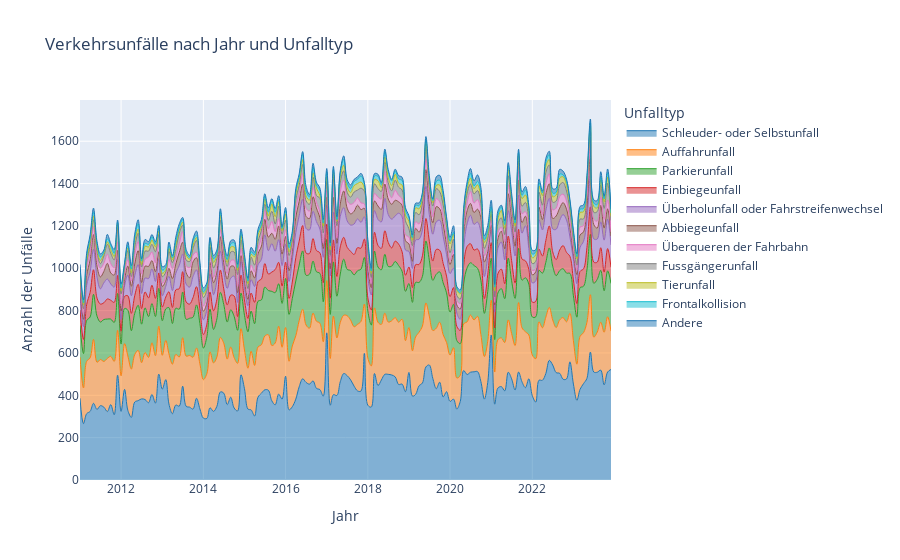

Write notebook code for a chart like this one.
### Code cell
import pandas as pd
import plotly.express as px

# Daten laden
df = pd.read_csv('Data/DatenVerkehrsunfälle.csv', sep=',', encoding='utf-8')

# Kombiniere Jahr und Monat in ein Datum
df['AccidentYearMonth'] = pd.to_datetime(
    df['AccidentYear'].astype(str) + '-' + df['AccidentMonth'].astype(str) + '-01'
)

# Daten gruppieren und nach Jahr/Monat und Unfalltyp zählen
df_grouped = df.groupby([df['AccidentYearMonth'], 'AccidentType_de']).size().reset_index(name='Unfälle')

# Gesamtzahl der Unfälle für jeden Unfalltyp berechnen
total_accidents = df.groupby('AccidentType_de').size().reset_index(name='GesamtUnfälle')

# Verbinde die Gesamtunfallzahlen mit den gruppierten Daten
df_grouped = df_grouped.merge(total_accidents, on='AccidentType_de', how='left')

# Daten sortieren: nach Jahr und Monat und danach nach der Häufigkeit der Unfalltypen
df_grouped = df_grouped.sort_values(by=['AccidentYearMonth', 'Unfälle'], ascending=[True, False])

# Unfalltypen nach Häufigkeit sortieren
sorted_columns = df_grouped.groupby('AccidentType_de')['Unfälle'].sum().sort_values(ascending=False).index
df_grouped['AccidentType_de'] = pd.Categorical(df_grouped['AccidentType_de'], categories=sorted_columns, ordered=True)

# Benutzerdefinierte Farbpalette
custom_colors = [
    "#1f77b4",  # Blau
    "#ff7f0e",  # Orange
    "#2ca02c",  # Grün
    "#d62728",  # Rot
    "#9467bd",  # Lila
    "#8c564b",  # Braun
    "#e377c2",  # Pink
    "#7f7f7f",  # Grau
    "#bcbd22",  # Gelb
    "#17becf",  # Türkis
]

# Diagramm mit Plotly erstellen und benutzerdefinierte Farben verwenden
fig = px.area(df_grouped, 
              x='AccidentYearMonth', 
              y='Unfälle', 
              color='AccidentType_de', 
              title='Verkehrsunfälle nach Jahr und Unfalltyp',
              labels={'AccidentYearMonth': 'Jahr', 'Unfälle': 'Anzahl der Unfälle'},
              hover_data={'AccidentYearMonth': True, 'AccidentType_de': True, 'Unfälle': True, 'GesamtUnfälle': True},  # Tooltips mit Gesamtunfällen
              color_discrete_sequence=custom_colors)  # Benutzte Farbpalette

# Linien und Ecken anpassen (abgerundete Ecken für die Flächen)
fig.update_traces(
    line=dict(width=1, dash='solid'),  # Dünnere Linien
    opacity=0.6,  # Transparenz der Flächen
    line_shape='spline'  # Für abgerundete Kanten
)

# Dynamische Tooltip-Hintergrundfarbe basierend auf dem Unfalltyp
fig.update_traces(
    hoverlabel=dict(
        bgcolor=custom_colors[0],  # Hintergrundfarbe basierend auf der ersten Farbe
        font_size=12,
        font_family="Arial",
        font_color="black",
        bordercolor="black"
    )
)

# Tooltip-Design anpassen
fig.update_layout(
    hoverlabel=dict(
        bgcolor="rgba(255, 255, 255, 0.8)",  # Heller Hintergrund
        font_size=12,
        font_family="Arial",
        align="auto",  # 'center' ersetzt durch 'auto'
        bordercolor="black",  # Schwarz für den Rand
        font_color="black"
    ),
    xaxis_title='Jahr',
    yaxis_title='Anzahl der Unfälle',
    legend_title='Unfalltyp',
    template='plotly',
)

# Anzeige des Diagramms
fig.show()

### Figure 1 — Plotly figure (JSON) as saved in the notebook; plotly's stock layout.template omitted (floating-point values rounded to 4 significant figures; data arrays with more than 128 entries replaced by an {"elided": "..."} marker saying what was removed)
{"data": [{"customdata": {"elided": "156x2 mixed values"}, "fillpattern": {"shape": ""}, "hoverlabel": {"bgcolor": "#1f77b4", "bordercolor": "black", "font": {"color": "black", "family": "Arial", "size": 12}}, "hovertemplate": "AccidentType_de=%{customdata[0]}<br>Jahr=%{x}<br>Anzahl der Unfälle=%{y}<br>GesamtUnfälle=%{customdata[1]}<extra></extra>", "legendgroup": "Schleuder- oder Selbstunfall", "line": {"color": "#1f77b4", "dash": "solid", "shape": "spline", "width": 1}, "marker": {"symbol": "circle"}, "mode": "lines", "name": "Schleuder- oder Selbstunfall", "opacity": 0.6, "orientation": "v", "showlegend": true, "stackgroup": "1", "type": "scatter", "x": {"elided": "156 str values"}, "xaxis": "x", "y": {"elided": "156 int values"}, "yaxis": "y"}, {"customdata": {"elided": "156x2 mixed values"}, "fillpattern": {"shape": ""}, "hoverlabel": {"bgcolor": "#1f77b4", "bordercolor": "black", "font": {"color": "black", "family": "Arial", "size": 12}}, "hovertemplate": "AccidentType_de=%{customdata[0]}<br>Jahr=%{x}<br>Anzahl der Unfälle=%{y}<br>GesamtUnfälle=%{customdata[1]}<extra></extra>", "legendgroup": "Auffahrunfall", "line": {"color": "#ff7f0e", "dash": "solid", "shape": "spline", "width": 1}, "marker": {"symbol": "circle"}, "mode": "lines", "name": "Auffahrunfall", "opacity": 0.6, "orientation": "v", "showlegend": true, "stackgroup": "1", "type": "scatter", "x": {"elided": "156 str values"}, "xaxis": "x", "y": {"elided": "156 int values"}, "yaxis": "y"}, {"customdata": {"elided": "156x2 mixed values"}, "fillpattern": {"shape": ""}, "hoverlabel": {"bgcolor": "#1f77b4", "bordercolor": "black", "font": {"color": "black", "family": "Arial", "size": 12}}, "hovertemplate": "AccidentType_de=%{customdata[0]}<br>Jahr=%{x}<br>Anzahl der Unfälle=%{y}<br>GesamtUnfälle=%{customdata[1]}<extra></extra>", "legendgroup": "Parkierunfall", "line": {"color": "#2ca02c", "dash": "solid", "shape": "spline", "width": 1}, "marker": {"symbol": "circle"}, "mode": "lines", "name": "Parkierunfall", "opacity": 0.6, "orientation": "v", "showlegend": true, "stackgroup": "1", "type": "scatter", "x": {"elided": "156 str values"}, "xaxis": "x", "y": {"elided": "156 int values"}, "yaxis": "y"}, {"customdata": {"elided": "156x2 mixed values"}, "fillpattern": {"shape": ""}, "hoverlabel": {"bgcolor": "#1f77b4", "bordercolor": "black", "font": {"color": "black", "family": "Arial", "size": 12}}, "hovertemplate": "AccidentType_de=%{customdata[0]}<br>Jahr=%{x}<br>Anzahl der Unfälle=%{y}<br>GesamtUnfälle=%{customdata[1]}<extra></extra>", "legendgroup": "Einbiegeunfall", "line": {"color": "#d62728", "dash": "solid", "shape": "spline", "width": 1}, "marker": {"symbol": "circle"}, "mode": "lines", "name": "Einbiegeunfall", "opacity": 0.6, "orientation": "v", "showlegend": true, "stackgroup": "1", "type": "scatter", "x": {"elided": "156 str values"}, "xaxis": "x", "y": {"elided": "156 int values"}, "yaxis": "y"}, {"customdata": {"elided": "156x2 mixed values"}, "fillpattern": {"shape": ""}, "hoverlabel": {"bgcolor": "#1f77b4", "bordercolor": "black", "font": {"color": "black", "family": "Arial", "size": 12}}, "hovertemplate": "AccidentType_de=%{customdata[0]}<br>Jahr=%{x}<br>Anzahl der Unfälle=%{y}<br>GesamtUnfälle=%{customdata[1]}<extra></extra>", "legendgroup": "Überholunfall oder Fahrstreifenwechsel", "line": {"color": "#9467bd", "dash": "solid", "shape": "spline", "width": 1}, "marker": {"symbol": "circle"}, "mode": "lines", "name": "Überholunfall oder Fahrstreifenwechsel", "opacity": 0.6, "orientation": "v", "showlegend": true, "stackgroup": "1", "type": "scatter", "x": {"elided": "156 str values"}, "xaxis": "x", "y": {"elided": "156 int values"}, "yaxis": "y"}, {"customdata": {"elided": "156x2 mixed values"}, "fillpattern": {"shape": ""}, "hoverlabel": {"bgcolor": "#1f77b4", "bordercolor": "black", "font": {"color": "black", "family": "Arial", "size": 12}}, "hovertemplate": "AccidentType_de=%{customdata[0]}<br>Jahr=%{x}<br>Anzahl der Unfälle=%{y}<br>GesamtUnfälle=%{customdata[1]}<extra></extra>", "legendgroup": "Abbiegeunfall", "line": {"color": "#8c564b", "dash": "solid", "shape": "spline", "width": 1}, "marker": {"symbol": "circle"}, "mode": "lines", "name": "Abbiegeunfall", "opacity": 0.6, "orientation": "v", "showlegend": true, "stackgroup": "1", "type": "scatter", "x": {"elided": "156 str values"}, "xaxis": "x", "y": {"elided": "156 int values"}, "yaxis": "y"}, {"customdata": {"elided": "156x2 mixed values"}, "fillpattern": {"shape": ""}, "hoverlabel": {"bgcolor": "#1f77b4", "bordercolor": "black", "font": {"color": "black", "family": "Arial", "size": 12}}, "hovertemplate": "AccidentType_de=%{customdata[0]}<br>Jahr=%{x}<br>Anzahl der Unfälle=%{y}<br>GesamtUnfälle=%{customdata[1]}<extra></extra>", "legendgroup": "Überqueren der Fahrbahn", "line": {"color": "#e377c2", "dash": "solid", "shape": "spline", "width": 1}, "marker": {"symbol": "circle"}, "mode": "lines", "name": "Überqueren der Fahrbahn", "opacity": 0.6, "orientation": "v", "showlegend": true, "stackgroup": "1", "type": "scatter", "x": {"elided": "156 str values"}, "xaxis": "x", "y": {"elided": "156 int values"}, "yaxis": "y"}, {"customdata": {"elided": "156x2 mixed values"}, "fillpattern": {"shape": ""}, "hoverlabel": {"bgcolor": "#1f77b4", "bordercolor": "black", "font": {"color": "black", "family": "Arial", "size": 12}}, "hovertemplate": "AccidentType_de=%{customdata[0]}<br>Jahr=%{x}<br>Anzahl der Unfälle=%{y}<br>GesamtUnfälle=%{customdata[1]}<extra></extra>", "legendgroup": "Fussgängerunfall", "line": {"color": "#7f7f7f", "dash": "solid", "shape": "spline", "width": 1}, "marker": {"symbol": "circle"}, "mode": "lines", "name": "Fussgängerunfall", "opacity": 0.6, "orientation": "v", "showlegend": true, "stackgroup": "1", "type": "scatter", "x": {"elided": "156 str values"}, "xaxis": "x", "y": {"elided": "156 int values"}, "yaxis": "y"}, {"customdata": {"elided": "156x2 mixed values"}, "fillpattern": {"shape": ""}, "hoverlabel": {"bgcolor": "#1f77b4", "bordercolor": "black", "font": {"color": "black", "family": "Arial", "size": 12}}, "hovertemplate": "AccidentType_de=%{customdata[0]}<br>Jahr=%{x}<br>Anzahl der Unfälle=%{y}<br>GesamtUnfälle=%{customdata[1]}<extra></extra>", "legendgroup": "Tierunfall", "line": {"color": "#bcbd22", "dash": "solid", "shape": "spline", "width": 1}, "marker": {"symbol": "circle"}, "mode": "lines", "name": "Tierunfall", "opacity": 0.6, "orientation": "v", "showlegend": true, "stackgroup": "1", "type": "scatter", "x": {"elided": "156 str values"}, "xaxis": "x", "y": {"elided": "156 int values"}, "yaxis": "y"}, {"customdata": {"elided": "156x2 mixed values"}, "fillpattern": {"shape": ""}, "hoverlabel": {"bgcolor": "#1f77b4", "bordercolor": "black", "font": {"color": "black", "family": "Arial", "size": 12}}, "hovertemplate": "AccidentType_de=%{customdata[0]}<br>Jahr=%{x}<br>Anzahl der Unfälle=%{y}<br>GesamtUnfälle=%{customdata[1]}<extra></extra>", "legendgroup": "Frontalkollision", "line": {"color": "#17becf", "dash": "solid", "shape": "spline", "width": 1}, "marker": {"symbol": "circle"}, "mode": "lines", "name": "Frontalkollision", "opacity": 0.6, "orientation": "v", "showlegend": true, "stackgroup": "1", "type": "scatter", "x": {"elided": "156 str values"}, "xaxis": "x", "y": {"elided": "156 int values"}, "yaxis": "y"}, {"customdata": {"elided": "156x2 mixed values"}, "fillpattern": {"shape": ""}, "hoverlabel": {"bgcolor": "#1f77b4", "bordercolor": "black", "font": {"color": "black", "family": "Arial", "size": 12}}, "hovertemplate": "AccidentType_de=%{customdata[0]}<br>Jahr=%{x}<br>Anzahl der Unfälle=%{y}<br>GesamtUnfälle=%{customdata[1]}<extra></extra>", "legendgroup": "Andere", "line": {"color": "#1f77b4", "dash": "solid", "shape": "spline", "width": 1}, "marker": {"symbol": "circle"}, "mode": "lines", "name": "Andere", "opacity": 0.6, "orientation": "v", "showlegend": true, "stackgroup": "1", "type": "scatter", "x": {"elided": "156 str values"}, "xaxis": "x", "y": {"elided": "156 int values"}, "yaxis": "y"}], "layout": {"hoverlabel": {"align": "auto", "bgcolor": "rgba(255, 255, 255, 0.8)", "bordercolor": "black", "font": {"color": "black", "family": "Arial", "size": 12}}, "legend": {"title": {"text": "Unfalltyp"}, "tracegroupgap": 0}, "title": {"text": "Verkehrsunfälle nach Jahr und Unfalltyp"}, "xaxis": {"anchor": "y", "domain": [0, 1], "title": {"text": "Jahr"}}, "yaxis": {"anchor": "x", "domain": [0, 1], "title": {"text": "Anzahl der Unfälle"}}}}
